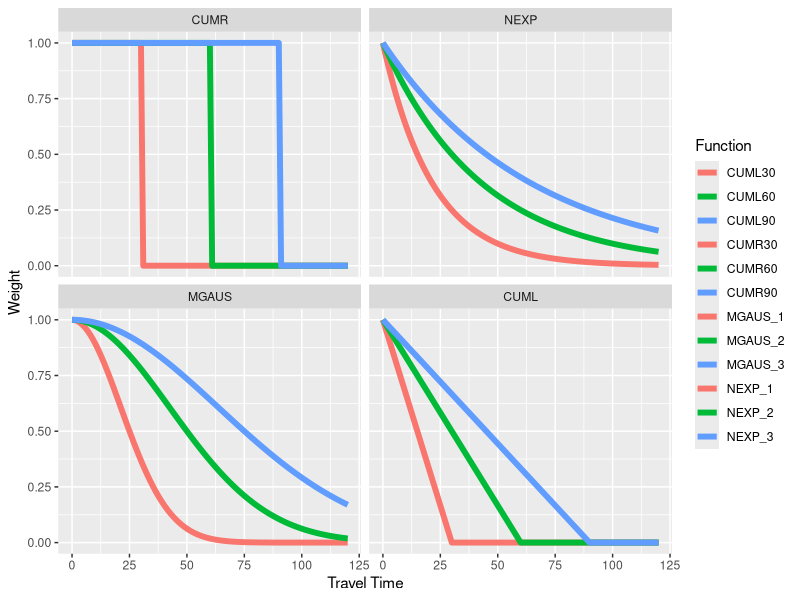

This chart was generated by the following R code:
library(tidyverse)
library(ggplot2)

mgaus = data.frame(t = c(25,50,75),
                   w = 0.5)
mgaus = mgaus %>% mutate(beta = -(t^2)/log(w))

nexp = data.frame(t = c(15,30,45),
                  w = 0.5)
nexp = nexp %>% mutate(beta = -log(w)/t)



times = data.frame(travel_time = 0:120)

times = times %>% 
  mutate(CUMR30 = ifelse(travel_time <= 30, 1, 0)) %>% 
  mutate(CUMR60 = ifelse(travel_time <= 60, 1, 0)) %>% 
  mutate(CUMR90 = ifelse(travel_time <= 90, 1, 0)) %>% 
  
  mutate(CUML30 = (30-travel_time) / 30 * ifelse(travel_time <= 30, 1, 0)) %>% 
  mutate(CUML60 = (60-travel_time) / 60 * ifelse(travel_time <= 60, 1, 0)) %>% 
  mutate(CUML90 = (90-travel_time) / 90 * ifelse(travel_time <= 90, 1, 0)) %>% 
  
  mutate(NEXP_1 = exp(-nexp[1,"beta"] * travel_time)) %>% 
  mutate(NEXP_2 = exp(-nexp[2,"beta"] * travel_time)) %>% 
  mutate(NEXP_3 = exp(-nexp[3,"beta"] * travel_time)) %>% 
  
  mutate(MGAUS_1 = exp(-1 * travel_time^2 / mgaus[1,"beta"])) %>% 
  mutate(MGAUS_2 = exp(-1 * travel_time^2 / mgaus[2,"beta"])) %>% 
  mutate(MGAUS_3 = exp(-1 * travel_time^2 / mgaus[3,"beta"])) %>% 
  
  pivot_longer(-c(travel_time), names_to = "fctn", values_to = "weight") %>% 
  

  
  mutate(parent_fctn = substr(fctn, 1, 4)) %>% 
  mutate(parent_fctn = factor(parent_fctn,
         ordered = T,
         levels = c("CUMR", "NEXP", "MGAU",
                    "CUML"),
         labels = c("CUMR", "NEXP", "MGAUS",
                    "CUML")))

ggplot(times, aes(x = travel_time, y = weight, col = fctn)) + geom_line(size = 2) + 
  labs(col = "Function", x = "Travel Time", y = "Weight") + facet_wrap(~parent_fctn, nrow = 2) +
  scale_color_manual(values = rep(c("#F8766D","#00BA38","#619CFF"),4))
